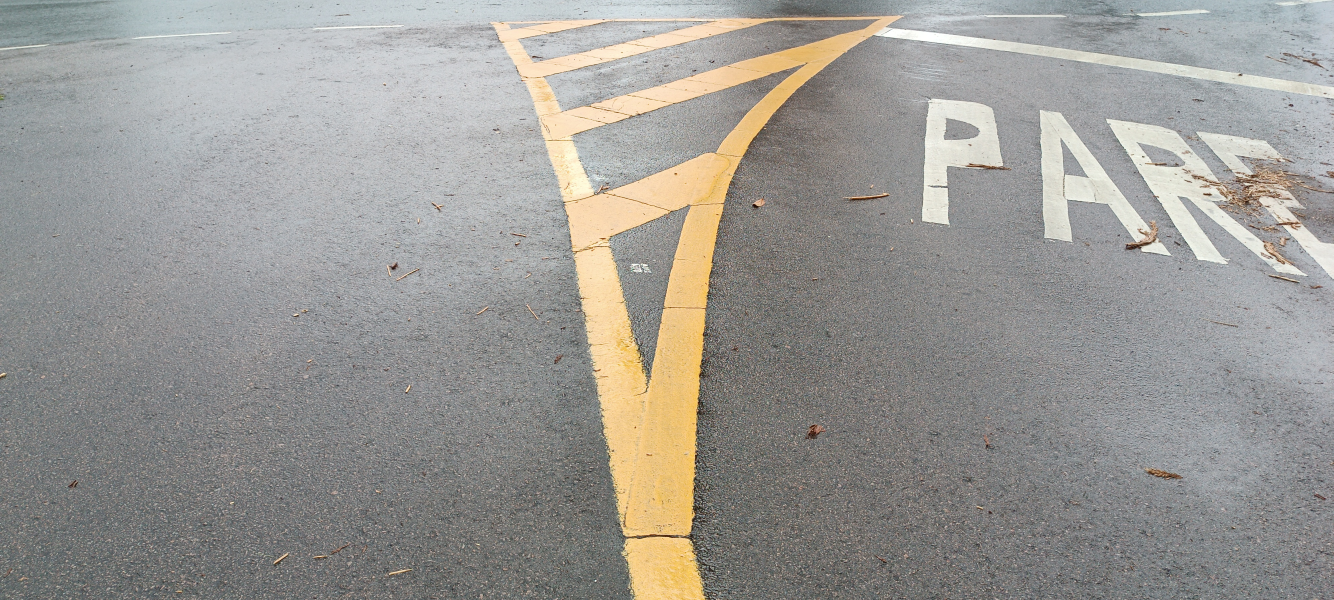
#> input picture study/random/IMG_20240218_105450.jpg, 4000 x 1800 px (shown at 1/3 size)
$ python -i cnn-segment-street.py   (imports and definitions only)
#> lines starting #> are read from the running program, lines starting #| are printed output that depends on the picture; after the words box and inside, x2 and y2 are one past the last pixel; in counts of white or black regions, pixels touching at a corner belong together
#> further down, picture is the input picture: shape (1800, 4000, 3); mean B, G, R 148.5, 152.7, 154.4
import os
import pandas as pd
import numpy as np
import tensorflow as tf
from tensorflow.keras.callbacks import ModelCheckpoint
from tensorflow.keras import datasets, layers, models
import cv2
import matplotlib.pyplot as plt
from sklearn.model_selection import train_test_split

# Leitura de metadados e imagens
images_path = 'roads/'
# [1 line that did not run here, left out]

# Define uma função para segmentar as ruas nas imagens
def segment_street(image):
    # Converte a imagem para escala de cinza
    gray = cv2.cvtColor(image, cv2.COLOR_BGR2GRAY)
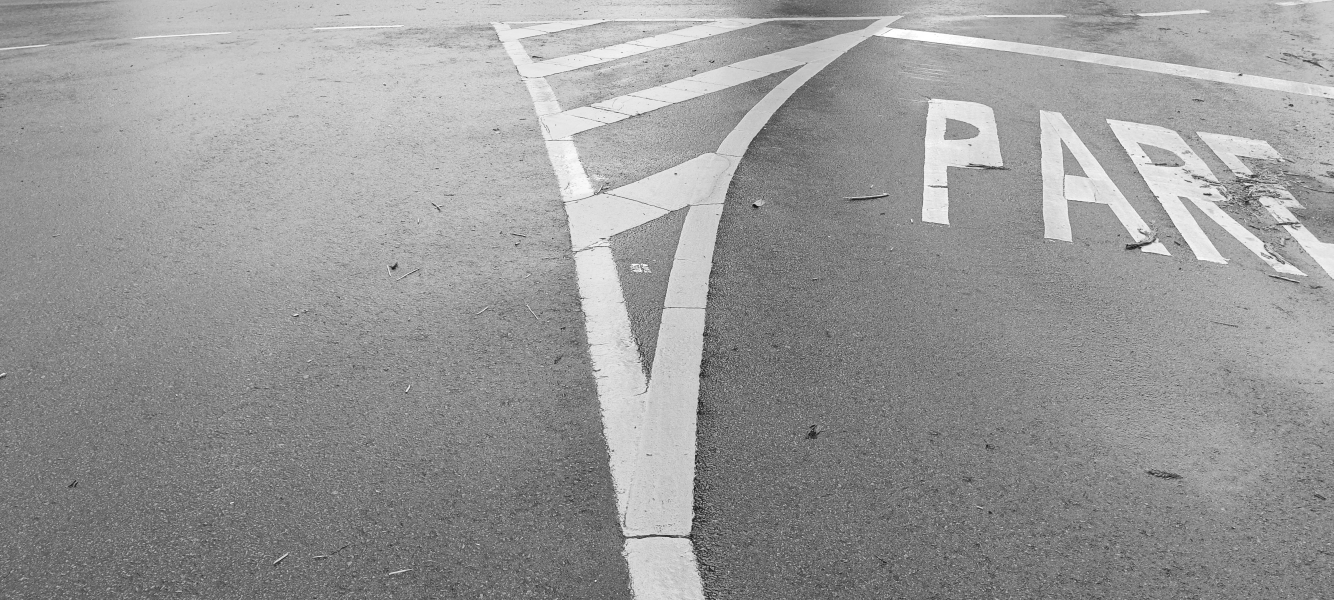
#> gray: shape (1800, 4000) (shown at 1/3 size); min 1, max 255, mean 152.7
    # Aplica limiarização
    _, thresh = cv2.threshold(gray, 100, 255, cv2.THRESH_BINARY)
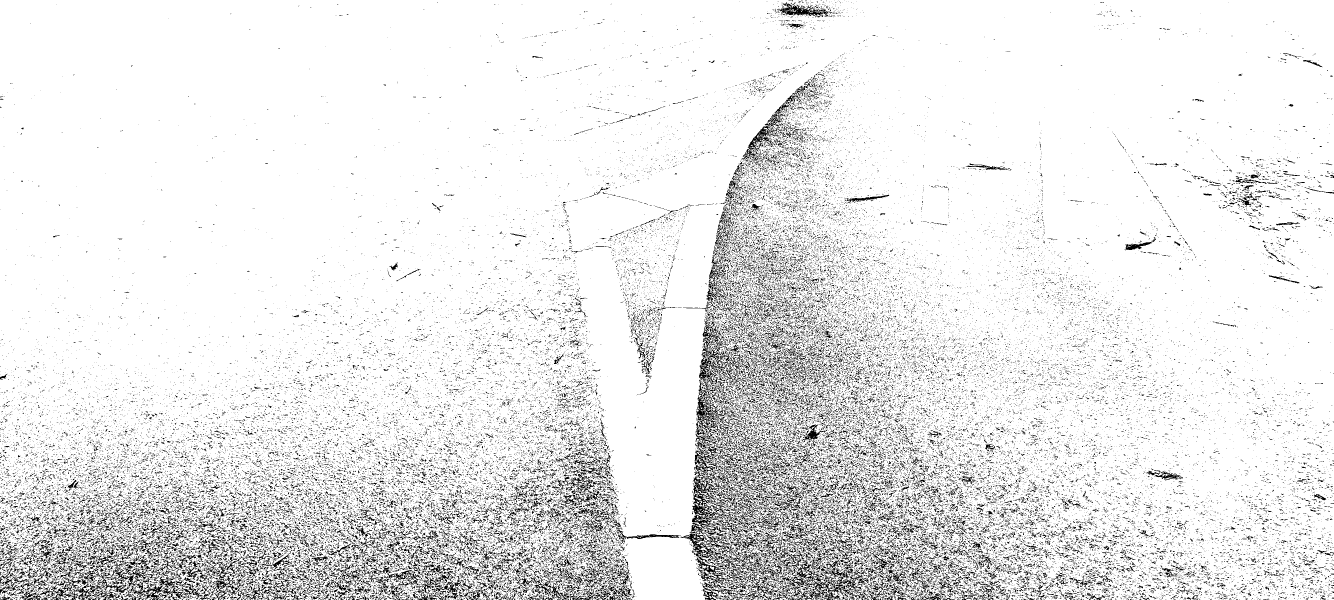
#> thresh: shape (1800, 4000) (shown at 1/3 size); 91.3% white; black in thin lines or dots
    # Encontra os contornos das regiões brancas (ruas)
    contours, _ = cv2.findContours(thresh, cv2.RETR_EXTERNAL, cv2.CHAIN_APPROX_SIMPLE)
#> contours = 277 contours, 262 with area under 20; largest, box (x1, y1, x2, y2) and area: (0, 0, 4000, 1800) 7156979, (157, 1784, 224, 1800) 336, (418, 1776, 463, 1800) 326, (444, 1770, 467, 1785) 90, (450, 1755, 466, 1768) 82
    # Desenha os contornos na imagem original
    street_mask = np.zeros_like(image)
    cv2.drawContours(street_mask, contours, -1, (255, 255, 255), thickness=cv2.FILLED)
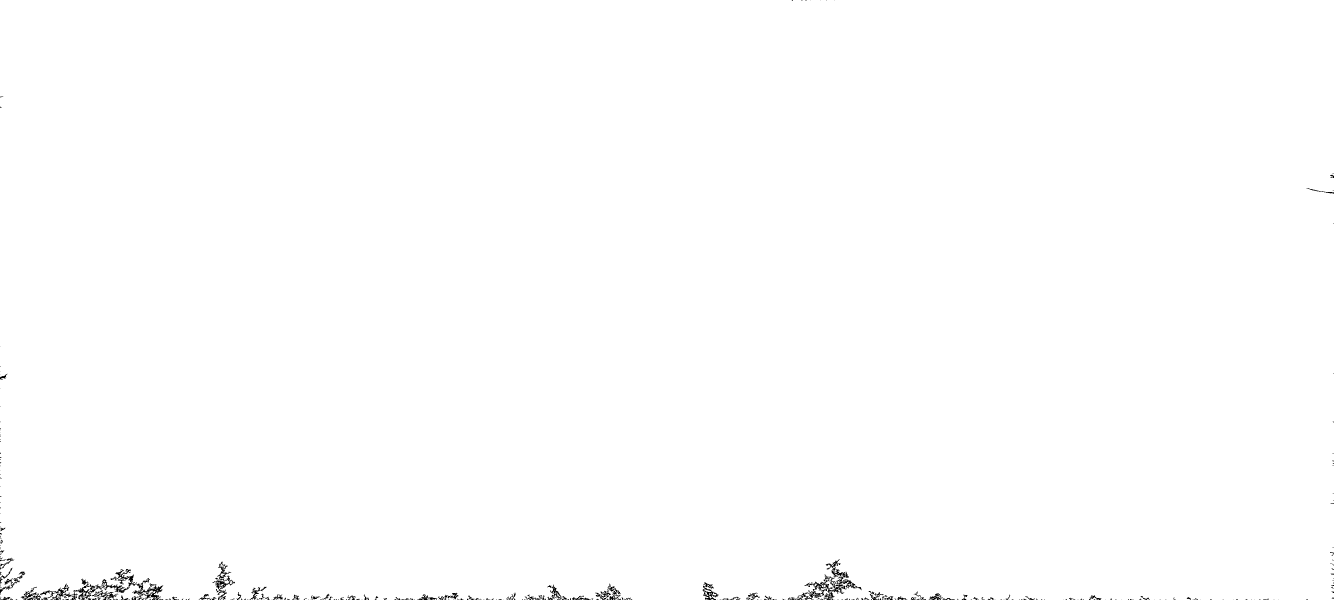
#> street_mask: shape (1800, 4000, 3) (shown at 1/3 size); 99.6% white; 364 black regions (257 under 20 px), largest, box (x1, y1, x2, y2) and area: (120, 1707, 490, 1800) 6239, (2392, 1678, 2585, 1800) 4452, (636, 1685, 705, 1800) 1637
    # Aplica a máscara na imagem original para extrair apenas as ruas
    street_image = cv2.bitwise_and(image, street_mask)
    return street_image

# Loop sobre as imagens para segmentar as ruas
images = []
labels = []
# [7 lines not run here, left out]

# Converte para arrays numpy
images = np.array(images)
labels = np.array(labels)

# Divisão do conjunto de dados
# [1 line that did not run here, left out]

# Normalização
# [1 line that did not run here, left out]

# Definição da arquitetura da CNN
# [1 line that did not run here, left out]
# [10 lines not run here, left out]

# Treinamento do modelo
# [1 line that did not run here, left out]

# Avaliação do modelo
# [1 line that did not run here, left out]
# [1 line not run here, left out]

>>> import cv2
>>> picture = cv2.imread('random/IMG_20240218_105450.jpg')
>>> result = segment_street(picture)
